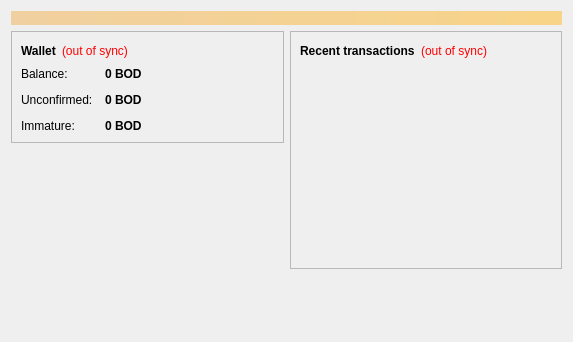
<?xml version="1.0" encoding="UTF-8"?>
<ui version="4.0">
 <class>OverviewPage</class>
 <widget class="QWidget" name="OverviewPage">
  <property name="geometry">
   <rect>
    <x>0</x>
    <y>0</y>
    <width>573</width>
    <height>342</height>
   </rect>
  </property>
  <property name="windowTitle">
   <string>Form</string>
  </property>
  <layout class="QVBoxLayout" name="topLayout">
   <item>
    <widget class="QLabel" name="labelAlerts">
     <property name="visible">
      <bool>false</bool>
     </property>
     <property name="styleSheet">
      <string notr="true">background-color: qlineargradient(x1: 0, y1: 0, x2: 1, y2: 0, stop:0 #F0D0A0, stop:1 #F8D488); color:#000000;</string>
     </property>
     <property name="wordWrap">
      <bool>true</bool>
     </property>
     <property name="margin">
      <number>3</number>
     </property>
    </widget>
   </item>
   <item>
    <layout class="QHBoxLayout" name="horizontalLayout" stretch="1,1">
     <item>
      <layout class="QVBoxLayout" name="verticalLayout_2">
       <item>
        <widget class="QFrame" name="frame">
         <property name="frameShape">
          <enum>QFrame::StyledPanel</enum>
         </property>
         <property name="frameShadow">
          <enum>QFrame::Raised</enum>
         </property>
         <layout class="QVBoxLayout" name="verticalLayout_4">
          <item>
           <layout class="QHBoxLayout" name="horizontalLayout_4">
            <item>
             <widget class="QLabel" name="label_5">
              <property name="font">
               <font>
                <weight>75</weight>
                <bold>true</bold>
               </font>
              </property>
              <property name="text">
               <string>Wallet</string>
              </property>
             </widget>
            </item>
            <item>
             <widget class="QLabel" name="labelWalletStatus">
              <property name="toolTip">
               <string>The displayed information may be out of date. Your wallet automatically synchronizes with the Bodcoin network after a connection is established, but this process has not completed yet.</string>
              </property>
              <property name="styleSheet">
               <string notr="true">QLabel { color: red; }</string>
              </property>
              <property name="text">
               <string notr="true">(out of sync)</string>
              </property>
              <property name="alignment">
               <set>Qt::AlignLeading|Qt::AlignLeft|Qt::AlignVCenter</set>
              </property>
             </widget>
            </item>
            <item>
             <spacer name="horizontalSpacer_2">
              <property name="orientation">
               <enum>Qt::Horizontal</enum>
              </property>
              <property name="sizeHint" stdset="0">
               <size>
                <width>40</width>
                <height>20</height>
               </size>
              </property>
             </spacer>
            </item>
           </layout>
          </item>
          <item>
           <layout class="QFormLayout" name="formLayout_2">
            <property name="fieldGrowthPolicy">
             <enum>QFormLayout::AllNonFixedFieldsGrow</enum>
            </property>
            <property name="horizontalSpacing">
             <number>12</number>
            </property>
            <property name="verticalSpacing">
             <number>12</number>
            </property>
            <item row="0" column="0">
             <widget class="QLabel" name="label">
              <property name="text">
               <string>Balance:</string>
              </property>
             </widget>
            </item>
            <item row="0" column="1">
             <widget class="QLabel" name="labelBalance">
              <property name="font">
               <font>
                <weight>75</weight>
                <bold>true</bold>
               </font>
              </property>
              <property name="cursor">
               <cursorShape>IBeamCursor</cursorShape>
              </property>
              <property name="toolTip">
               <string>Your current balance</string>
              </property>
              <property name="text">
               <string notr="true">0 BOD</string>
              </property>
              <property name="textInteractionFlags">
               <set>Qt::LinksAccessibleByMouse|Qt::TextSelectableByKeyboard|Qt::TextSelectableByMouse</set>
              </property>
             </widget>
            </item>
            <item row="1" column="0">
             <widget class="QLabel" name="label_3">
              <property name="text">
               <string>Unconfirmed:</string>
              </property>
             </widget>
            </item>
            <item row="1" column="1">
             <widget class="QLabel" name="labelUnconfirmed">
              <property name="font">
               <font>
                <weight>75</weight>
                <bold>true</bold>
               </font>
              </property>
              <property name="cursor">
               <cursorShape>IBeamCursor</cursorShape>
              </property>
              <property name="toolTip">
               <string>Total of transactions that have yet to be confirmed, and do not yet count toward the current balance</string>
              </property>
              <property name="text">
               <string notr="true">0 BOD</string>
              </property>
              <property name="textInteractionFlags">
               <set>Qt::LinksAccessibleByMouse|Qt::TextSelectableByKeyboard|Qt::TextSelectableByMouse</set>
              </property>
             </widget>
            </item>
            <item row="2" column="0">
             <widget class="QLabel" name="labelImmatureText">
              <property name="text">
               <string>Immature:</string>
              </property>
             </widget>
            </item>
            <item row="2" column="1">
             <widget class="QLabel" name="labelImmature">
              <property name="font">
               <font>
                <weight>75</weight>
                <bold>true</bold>
               </font>
              </property>
              <property name="toolTip">
               <string>Mined balance that has not yet matured</string>
              </property>
              <property name="text">
               <string notr="true">0 BOD</string>
              </property>
              <property name="textInteractionFlags">
               <set>Qt::LinksAccessibleByMouse|Qt::TextSelectableByKeyboard|Qt::TextSelectableByMouse</set>
              </property>
             </widget>
            </item>
           </layout>
          </item>
         </layout>
        </widget>
       </item>
       <item>
        <spacer name="verticalSpacer">
         <property name="orientation">
          <enum>Qt::Vertical</enum>
         </property>
         <property name="sizeHint" stdset="0">
          <size>
           <width>20</width>
           <height>40</height>
          </size>
         </property>
        </spacer>
       </item>
      </layout>
     </item>
     <item>
      <layout class="QVBoxLayout" name="verticalLayout_3">
       <item>
        <widget class="QFrame" name="frame_2">
         <property name="frameShape">
          <enum>QFrame::StyledPanel</enum>
         </property>
         <property name="frameShadow">
          <enum>QFrame::Raised</enum>
         </property>
         <layout class="QVBoxLayout" name="verticalLayout">
          <item>
           <layout class="QHBoxLayout" name="horizontalLayout_2">
            <item>
             <widget class="QLabel" name="label_4">
              <property name="text">
               <string>&lt;b&gt;Recent transactions&lt;/b&gt;</string>
              </property>
             </widget>
            </item>
            <item>
             <widget class="QLabel" name="labelTransactionsStatus">
              <property name="toolTip">
               <string>The displayed information may be out of date. Your wallet automatically synchronizes with the Bodcoin network after a connection is established, but this process has not completed yet.</string>
              </property>
              <property name="styleSheet">
               <string notr="true">QLabel { color: red; }</string>
              </property>
              <property name="text">
               <string notr="true">(out of sync)</string>
              </property>
              <property name="alignment">
               <set>Qt::AlignRight|Qt::AlignTrailing|Qt::AlignVCenter</set>
              </property>
             </widget>
            </item>
            <item>
             <spacer name="horizontalSpacer">
              <property name="orientation">
               <enum>Qt::Horizontal</enum>
              </property>
              <property name="sizeHint" stdset="0">
               <size>
                <width>40</width>
                <height>20</height>
               </size>
              </property>
             </spacer>
            </item>
           </layout>
          </item>
          <item>
           <widget class="QListView" name="listTransactions">
            <property name="styleSheet">
             <string notr="true">QListView { background: transparent; }</string>
            </property>
            <property name="frameShape">
             <enum>QFrame::NoFrame</enum>
            </property>
            <property name="verticalScrollBarPolicy">
             <enum>Qt::ScrollBarAlwaysOff</enum>
            </property>
            <property name="horizontalScrollBarPolicy">
             <enum>Qt::ScrollBarAlwaysOff</enum>
            </property>
            <property name="selectionMode">
             <enum>QAbstractItemView::NoSelection</enum>
            </property>
           </widget>
          </item>
         </layout>
        </widget>
       </item>
       <item>
        <spacer name="verticalSpacer_2">
         <property name="orientation">
          <enum>Qt::Vertical</enum>
         </property>
         <property name="sizeHint" stdset="0">
          <size>
           <width>20</width>
           <height>40</height>
          </size>
         </property>
        </spacer>
       </item>
      </layout>
     </item>
    </layout>
   </item>
  </layout>
 </widget>
 <resources/>
 <connections/>
</ui>
